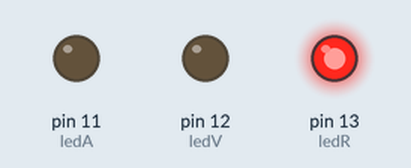
A sketch run on a simulated Arduino Uno, built with avr-gcc and run on an emulated ATmega328P. Shown: output pins drawn as LEDs (lit = HIGH).

Above: at 0.2 s.
At 1.2 s:
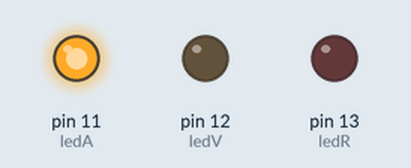
At 2.2 s:
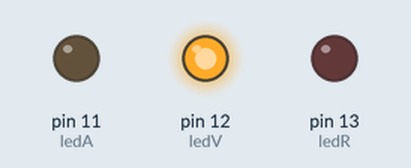
At 5.7 s:
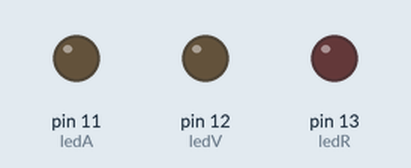
Timing chart, 0 to 6.9 s (numbered marks = the images above):
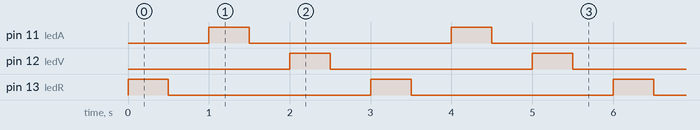

The sketch:

semaforo.ino
```cpp
//Vamos a encender un semaforo//

//Definimos tres variables para que cada color de cada led//

int ledR=13; //Defino variable global para usarla por todo el codigo//
int ledV=12; //Defino variable global para usarla por todo el codigo//
int ledA=11; //Defino variable global para usarla por todo el codigo//
int tiempo=500; //Defino variable tiempo para usarla por todo el codigo//


void setup() {

 //Vamos a poner que es una salida de cada pin//

pinMode(ledA,OUTPUT);
pinMode(ledR,OUTPUT);
pinMode(ledV,OUTPUT);

}

void loop() {

  // Vamos a usar las patillas digitales, escribiendo un valor en una patilla digital//

  //Vamos a ponerle tiempo para que apague y encienda//

digitalWrite(ledR,HIGH); //Enciendo//
delay(tiempo);            // Retardo de tiempo//
digitalWrite(ledR,LOW); //Apago//
delay(tiempo);


digitalWrite(ledA,HIGH); //Enciendo//
delay(tiempo);            // Retardo de tiempo//
digitalWrite(ledA,LOW); //Apago//
delay(tiempo);


digitalWrite(ledV,HIGH); //Enciendo//
delay(tiempo);            // Retardo de tiempo//
digitalWrite(ledV,LOW); //Apago//
delay(tiempo);

}
```

Measured:
- by itself, pin 11 (ledA), pin 12 (ledV), pin 13 (ledR): alternates HIGH for 0.50 s and LOW for 2.5 s
- by itself, everything shown: repeats every 3.0 s, in 6 steps
